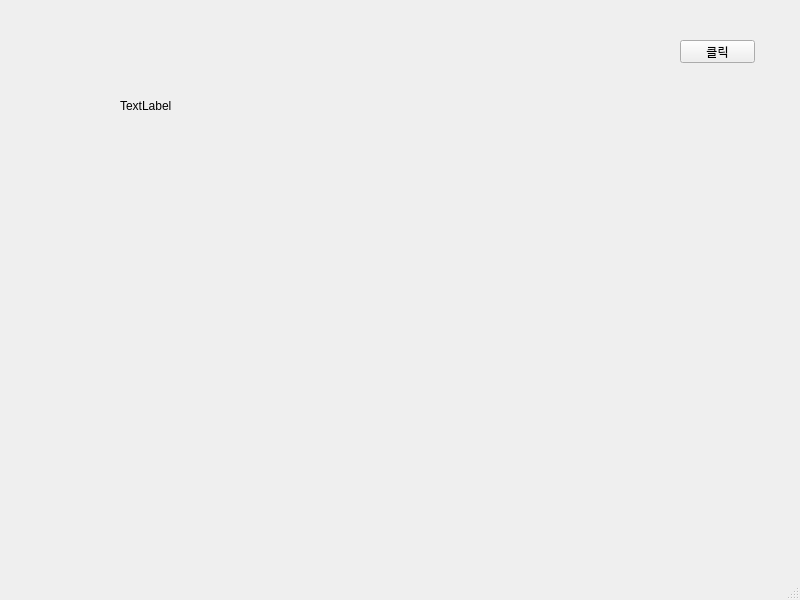
<?xml version="1.0" encoding="UTF-8"?>
<ui version="4.0">
 <class>MainWindow</class>
 <widget class="QMainWindow" name="MainWindow">
  <property name="geometry">
   <rect>
    <x>0</x>
    <y>0</y>
    <width>800</width>
    <height>600</height>
   </rect>
  </property>
  <property name="windowTitle">
   <string>MainWindow</string>
  </property>
  <widget class="QWidget" name="centralwidget">
   <widget class="QPushButton" name="pushButton">
    <property name="geometry">
     <rect>
      <x>680</x>
      <y>40</y>
      <width>75</width>
      <height>23</height>
     </rect>
    </property>
    <property name="text">
     <string>클릭</string>
    </property>
   </widget>
   <widget class="QLabel" name="label">
    <property name="geometry">
     <rect>
      <x>120</x>
      <y>100</y>
      <width>56</width>
      <height>12</height>
     </rect>
    </property>
    <property name="text">
     <string>TextLabel</string>
    </property>
   </widget>
  </widget>
  <widget class="QMenuBar" name="menubar">
   <property name="geometry">
    <rect>
     <x>0</x>
     <y>0</y>
     <width>800</width>
     <height>21</height>
    </rect>
   </property>
  </widget>
  <widget class="QStatusBar" name="statusbar"/>
 </widget>
 <resources/>
 <connections/>
</ui>
